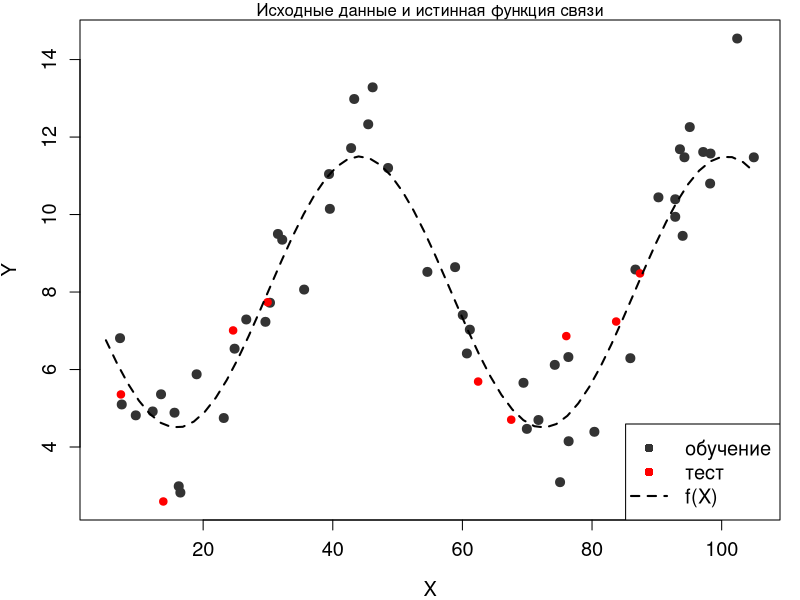
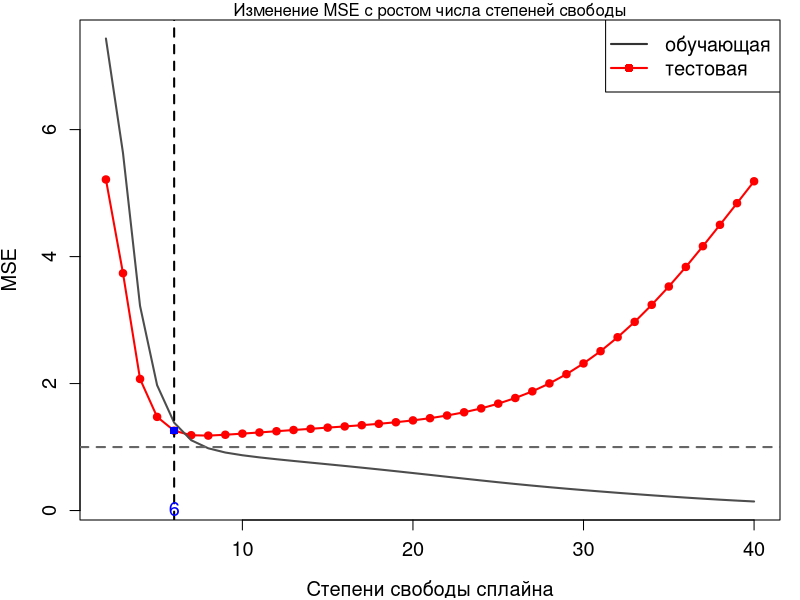
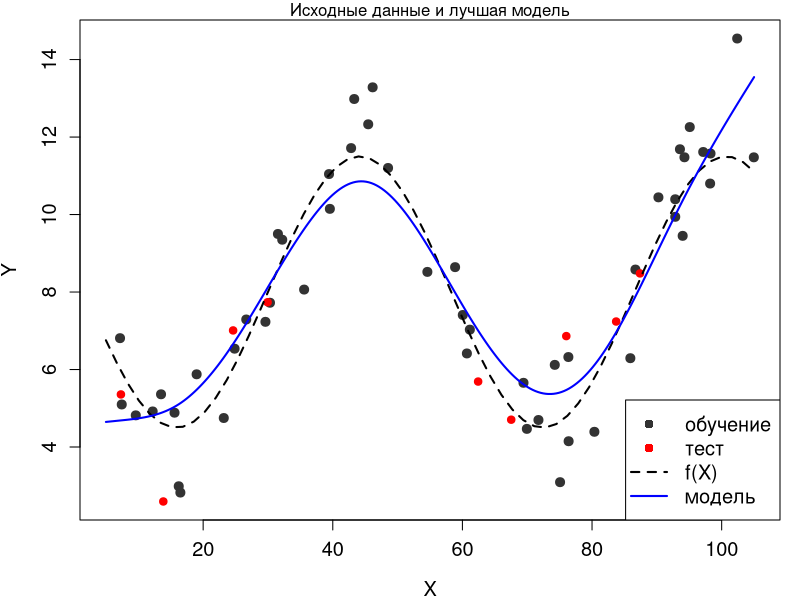
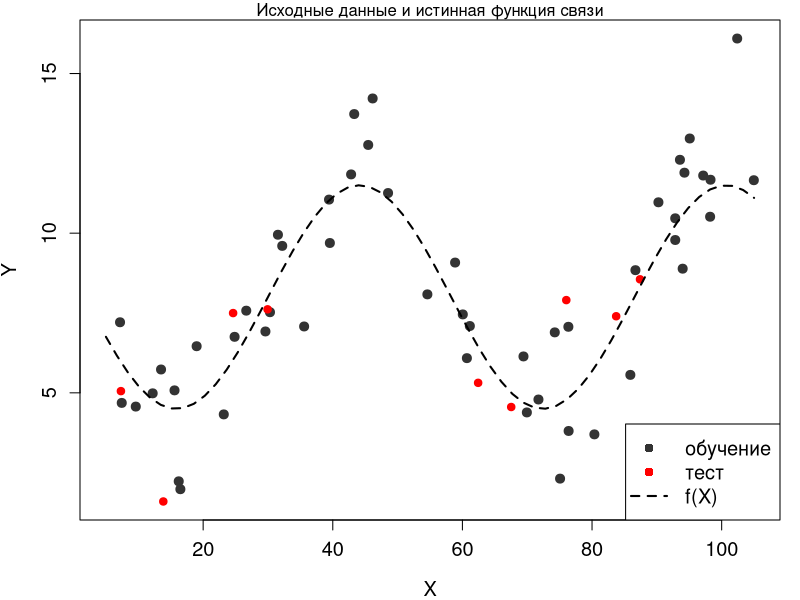
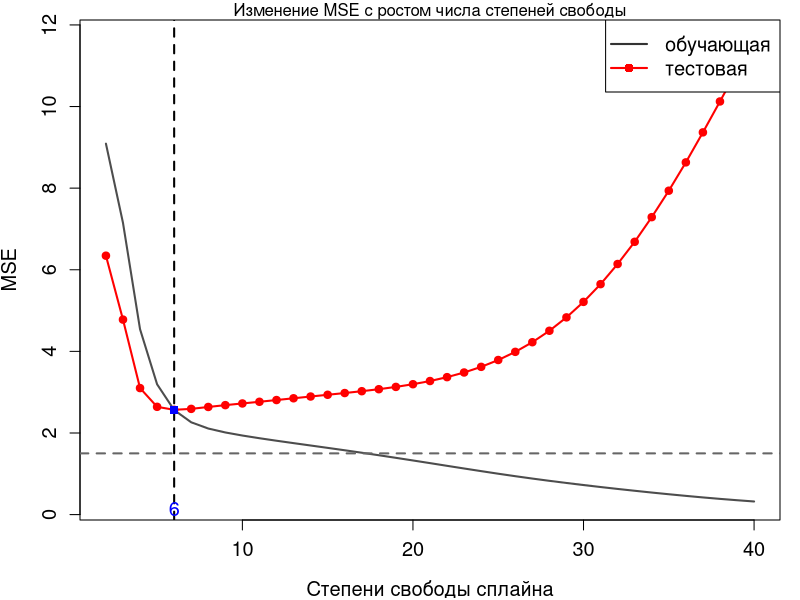
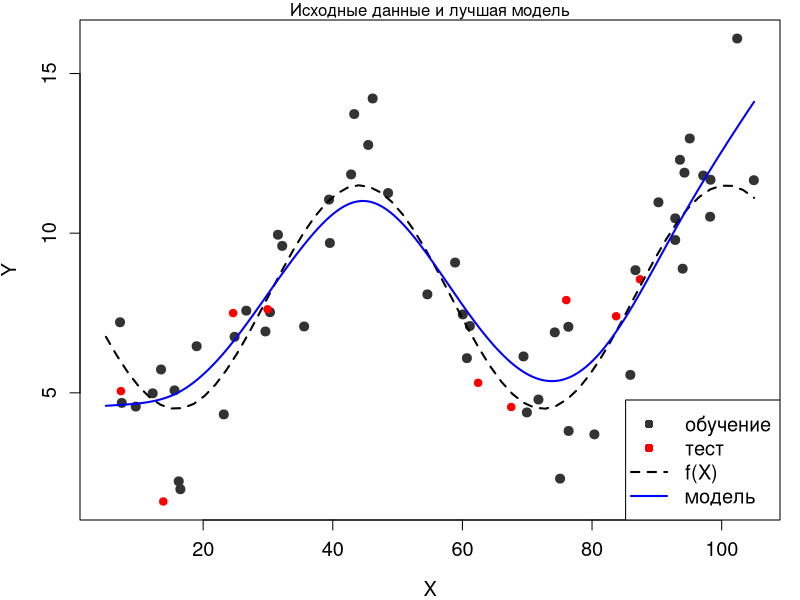

These charts were generated, in order, by the following R code:

#  Генерируем данные ###########################################################

my.seed <- 1486372882    # ядро
n.all <- 60              # наблюдений всего
train.percent <- 0.85    # доля обучающей выборки
res.sd <- 1              # стандартное отклонение случайного шума
x.min <- 5               # границы изменения X: нижняя
x.max <- 105             #  и верхняя

# фактические значения x
set.seed(my.seed)
x <- runif(x.min, x.max, n = n.all)

# случайный шум
set.seed(my.seed)
res <- rnorm(mean = 0, sd = res.sd, n = n.all)

# отбираем наблюдения в обучающую выборку
set.seed(my.seed)
inTrain <- sample(seq_along(x), size = train.percent*n.all)

# истинная функция взаимосвязи
y.func <- function(x) {8+3.5*sin((x-30)/9)}

# для графика истинной взаимосвязи
x.line <- seq(x.min, x.max, length = n.all)
y.line <- y.func(x.line)

# фактические значения y (с шумом)
y <- y.func(x) + res

# Создаём векторы с данными для построения графиков ############################

# наблюдения на обучающей выборке
x.train <- x[inTrain]
y.train <- y[inTrain]

# наблюдения на тестовой выборке
x.test <- x[-inTrain]
y.test <- y[-inTrain]

#  График 1: Исходные данные на график #########################################

# убираем широкие поля рисунка
par(mar = c(4, 4, 1, 1))

# наименьшие/наибольшие значения по осям
x.lim <- c(x.min, x.max)
y.lim <- c(min(y), max(y))

# наблюдения с шумом (обучающая выборка)
plot(x.train, y.train, 
     col = grey(0.2), bg = grey(0.2), pch = 21,
     xlab = 'X', ylab = 'Y', 
     xlim = x.lim, ylim = y.lim, 
     cex = 1.2, cex.lab = 1.2, cex.axis = 1.2)

# наблюдения тестовой выборки
points(x.test, y.test,
       col = 'red', bg = 'red', pch = 21)

# истинная функция
lines(x.line, y.line,
      lwd = 2, lty = 2)
# заголовок
mtext('Исходные данные и истинная функция связи', side = 3)

# легенда
legend('bottomright', legend = c('обучение', 'тест', 'f(X)'),
       pch = c(16, 16, NA), 
       col = c(grey(0.2), 'red', 'black'),  
       lty = c(0, 0, 2), lwd = c(1, 1, 2), cex = 1.2)

#  Строим модель №2 из лекции (df = 6) #########################################

# модель 2 (сплайн с df = 6)
mod <- smooth.spline(x = x.train, y = y.train, df = 6)

# модельные значения для расчёта ошибок
y.model.train <- predict(mod, data.frame(x = x.train))$y[, 1]
y.model.test <- predict(mod, data.frame(x = x.test))$y[, 1]

# считаем средний квадрат ошибки на обечающей и тестовой выборке
MSE <- c(sum((y.train - y.model.train)^2) / length(x.train),
         sum((y.test - y.model.test)^2) / length(x.test))
names(MSE) <- c('train', 'test')
round(MSE, 2)

#  Теперь строим модели с df от 2 до 40 ########################################

# максимальное число степеней свободы для модели сплайна
max.df <- 40

tbl <- data.frame(df = 2:max.df)   # таблица для записи ошибок
tbl$MSE.train <- 0                 # столбец: ошибки на обучающей выборке
tbl$MSE.test <- 0                  # столбец: ошибки на тестовой выборке

# цикл по степеням свободы
for (i in 2:max.df) {
  # строим модель
  mod <- smooth.spline(x = x.train, y = y.train, df = i)
  
  # модельные значения для расчёта ошибок
  y.model.train <- predict(mod, data.frame(x = x.train))$y[, 1]
  y.model.test <- predict(mod, data.frame(x = x.test))$y[, 1]
  
  # считаем средний квадрат ошибки на обечающей и тестовой выборке
  MSE <- c(sum((y.train - y.model.train)^2) / length(x.train),
           sum((y.test - y.model.test)^2) / length(x.test))
  
  # записываем ошибки в модель
  tbl[tbl$df == i, c('MSE.train', 'MSE.test')] <- MSE
}

# первые строки таблицы
head(tbl)

#  График 2: Зависимость MSE от гибкости модели ################################

plot(tbl$df, tbl$MSE.test,
     type = 'l', col = 'red', lwd = 2,
     xlab = 'Степени свободы сплайна', ylab = 'MSE',
     ylim = c(min(tbl$MSE.train, tbl$MSE.test), 
              max(tbl$MSE.train, tbl$MSE.test)),
     cex = 1.2, cex.lab = 1.2, cex.axis = 1.2)

points(tbl$df, tbl$MSE.test,
       pch = 21, col = 'red', bg = 'red')

lines(tbl$df, tbl$MSE.train, 
      col = grey(0.3), lwd = 2)
# неустранимая ошибка
abline(h = res.sd,
       lty = 2, col = grey(0.4), lwd = 2)

# степени свободы у наименьшей ошибки на тестовой выборке
min.MSE.test <- min(tbl$MSE.test)
df.min.MSE.test <- 
  tbl[tbl$MSE.test == min.MSE.test,
      'df']

# сообщение в консоль
message(paste0('Наименьшая MSE на тестовой выборке равна ', 
               round(min.MSE.test, 2),  
               ' и достигается при df = ', df.min.MSE.test, '.'))

# компромисс между точностью и простотой модели по графику
df.my.MSE.test <- 6
my.MSE.test <- 
  tbl[tbl$df == df.my.MSE.test,
      'MSE.test']

# легенда
legend('topright', legend = c('обучающая', 'тестовая'),
       pch = c(NA, 16), 
       col = c(grey(0.2), 'red'),  
       lty = c(1, 1), lwd = c(2, 2), cex = 1.2)

# сообщение в консоль
message(paste0('Компромисс между точностью и сложностью модели при df = ', 
               df.my.MSE.test, ', MSE = ', round(my.MSE.test, 2), '.'))

# ставим точку на графике
abline(v = 6,
       lty = 2, lwd = 2)
points(6, my.MSE.test,
       pch = 15, col = 'blue')
mtext(df.my.MSE.test, 
      side = 1, line = -1, at = df.my.MSE.test, col = 'blue', cex = 1.2)

mtext('Изменение MSE с ростом числа степеней свободы', side = 3)

#  График 3: Лучшая модель (компромисс между гибкостью и точностью) ############

mod.MSE.test <- 
  smooth.spline(x.train, y.train, 
                df = df.my.MSE.test)

# для гладких графиков модели
x.model.plot <- seq(x.min, x.max, length = 250)
y.model.plot <- predict(mod.MSE.test, data.frame(x = x.model.plot))$y[, 1]

# убираем широкие поля рисунка
par(mar = c(4, 4, 1, 1))

# наименьшие/наибольшие значения по осям
x.lim <- c(x.min, x.max)
y.lim <- c(min(y), max(y))

# наблюдения с шумом (обучающая выборка)
plot(x.train, y.train,
     col = grey(0.2), bg = grey(0.2), pch = 21,
     xlab = 'X', ylab = 'Y', 
     xlim = x.lim, ylim = y.lim, 
     cex = 1.2, cex.lab = 1.2, cex.axis = 1.2)

# наблюдения тестовой выборки
points(x.test, y.test,
       col = 'red', bg = 'red', pch = 21)

# истинная функция
lines(x.line, y.line,
      lwd = 2, lty = 2)

# модель
lines(x.model.plot, y.model.plot,
      lwd = 2, col = 'blue')

# заголовок
mtext('Исходные данные и лучшая модель', side = 3)

# легенда
legend('bottomright', legend = c('обучение', 'тест', 'f(X)', 'модель'),
       pch = c(16, 16, NA, NA), 
       col = c(grey(0.2), 'red', 'black', 'blue'),  
       lty = c(0, 0, 2, 1), lwd = c(1, 1, 2, 2), cex = 1.2)


















#  Генерируем данные ###########################################################

# ядро
my.seed <- 1486372882

# наблюдений всего
n.all <- 60
# доля обучающей выборки
train.percent <- 0.85
# стандартное отклонение случайного шума
res.sd <- 1.5
# границы изменения X
x.min <- 5
x.max <- 105

# фактические значения x
set.seed(my.seed)
x <- runif(x.min, x.max, n = n.all)

# случайный шум
set.seed(my.seed)
res <- rnorm(0, res.sd, n = n.all)


# отбираем наблюдения в обучающую выборку
set.seed(my.seed)
inTrain <- sample(seq_along(x), 
                  size = n.all*train.percent)

# истинная функция взаимосвязи 
y.func <- function(x) {8+3.5*sin((x-30)/9)}

# для графика истинной взаимосвязи
x.line <- seq(x.min, x.max, length = n.all)
y.line <- y.func(x.line)

# фактические значения y (с шумом)
y <- y.func(x) + res

# Создаём векторы с данными для построения графиков ############################

# наблюдения на обучающей выборке
x.train <- x[inTrain]
y.train <- y[inTrain]

# наблюдения на тестовой выборке
x.test <- x[-inTrain]
y.test <- y[-inTrain]

#  График 1: Исходные данные на график #########################################

# убираем широкие поля рисунка
par(mar = c(4, 4, 1, 1))

# наименьшие/наибольшие значения по осям
x.lim <- c(x.min, x.max)
y.lim <- c(min(y), max(y))

# наблюдения с шумом (обучающая выборка)
plot(x.train, y.train, 
     col = grey(0.2), bg = grey(0.2), pch = 21,
     xlab = 'X', ylab = 'Y', 
     xlim = x.lim, ylim = y.lim, 
     cex = 1.2, cex.lab = 1.2, cex.axis = 1.2)

# наблюдения тестовой выборки
points(x.test, y.test,
       col = 'red', bg = 'red', pch = 21)

# истинная функция
lines(x.line, y.line,
      lwd = 2, lty = 2)
# заголовок
mtext('Исходные данные и истинная функция связи', side = 3)

# легенда
legend('bottomright', legend = c('обучение', 'тест', 'f(X)'),
       pch = c(16, 16, NA), 
       col = c(grey(0.2), 'red', 'black'),  
       lty = c(0, 0, 2), lwd = c(1, 1, 2), cex = 1.2)

#  Строим модель ###############################################################

# модель 2 (сплайн с df = 6)
mod <- smooth.spline(x = x.train, y = y.train, df = 6)

# модельные значения для расчёта ошибок
y.model.train <- predict(mod, 
                         data.frame(x = x.train))$y[, 1]

y.model.test <- predict(mod, 
                        data.frame(x = x.test))$y[, 1]


# считаем средний квадрат ошибки на обучающей и тестовой выборке
MSE <- c(mean((y.train - y.model.train)^2),
         mean((y.test - y.model.test)^2))
names(MSE) <- c('train', 'test')

#  Цикл по степеням свободы ####################################################

# максимальное число степеней свободы для модели сплайна
max.df <- 40
# таблица для записи ошибок
tbl <- data.frame(df = 2:max.df)
# ошибки на обучающей выборке
tbl$MSE.train <- 0
# ошибки на тестовой выборке
tbl$MSE.test <- 0

for (i in 2:max.df) {
  # модель
  mod <- smooth.spline(x = x.train, 
                       y = y.train, 
                       df = i)
  
  # модельные значения для расчёта ошибок
  y.model.train <- 
    predict(mod, 
            data.frame(x = x.train))$y[, 1]
  y.model.test <- 
    predict(mod, 
            data.frame(x = x.test))$y[, 1]
  
  # считаем средний квадрат ошибки на обучающей и тестовой выборке
  MSE <- c(mean((y.train - y.model.train)^2),
           mean((y.test - y.model.test)^2))
  
  # записываем результат в таблицу
  tbl[tbl$df == i, c('MSE.train', 'MSE.test')] <- MSE
}

#  График 2: Зависимость MSE от гибкости модели ################################

plot(tbl$df, tbl$MSE.test,
     type = 'l', col = 'red', lwd = 2,
     xlab = 'Степени свободы сплайна', ylab = 'MSE',
     ylim = c(min(tbl$MSE.train, tbl$MSE.test), 
              max(tbl$MSE.train, tbl$MSE.test)),
     cex = 1.2, cex.lab = 1.2, cex.axis = 1.2)

points(tbl$df, tbl$MSE.test,
       pch = 21, col = 'red', bg = 'red')

lines(tbl$df, tbl$MSE.train, 
      col = grey(0.3), lwd = 2)
# неустранимая ошибка
abline(h = res.sd,
       lty = 2, col = grey(0.4), lwd = 2)

# степени свободы у наименьшей ошибки на тестовой выборке
min.MSE.test <- min(tbl$MSE.test)
df.min.MSE.test <- 
  tbl[tbl$MSE.test == min.MSE.test,
      'df']

# сообщение в консоль
message(paste0('Наименьшая MSE на тестовой выборке равна ', 
               round(min.MSE.test, 2),  
               ' и достигается при df = ', df.min.MSE.test, '.'))

# компромисс между точностью и простотой модели по графику
df.my.MSE.test <- 6
my.MSE.test <- 
  tbl[tbl$df == df.my.MSE.test,
      'MSE.test']

# легенда
legend('topright', legend = c('обучающая', 'тестовая'),
       pch = c(NA, 16), 
       col = c(grey(0.2), 'red'),  
       lty = c(1, 1), lwd = c(2, 2), cex = 1.2)

# сообщение в консоль
message(paste0('Компромисс между точностью и сложностью модели при df = ', 
               df.my.MSE.test, ', MSE = ', round(my.MSE.test, 2), '.'))

# ставим точку на графике
abline(v = 6,
       lty = 2, lwd = 2)
points(6, my.MSE.test,
       pch = 15, col = 'blue')
mtext(df.my.MSE.test, 
      side = 1, line = -1, at = df.my.MSE.test, col = 'blue', cex = 1.2)

mtext('Изменение MSE с ростом числа степеней свободы', side = 3)

#  График 3: Лучшая модель (компромисс между гибкостью и точностью) ############

mod.MSE.test <- 
  smooth.spline(x.train, y.train, 
                df = df.my.MSE.test)

# для гладких графиков модели
x.model.plot <- seq(x.min, x.max, length = 250)
y.model.plot <- predict(mod.MSE.test, data.frame(x = x.model.plot))$y[, 1]

# убираем широкие поля рисунка
par(mar = c(4, 4, 1, 1))

# наименьшие/наибольшие значения по осям
x.lim <- c(x.min, x.max)
y.lim <- c(min(y), max(y))

# наблюдения с шумом (обучающая выборка)
plot(x.train, y.train,
     col = grey(0.2), bg = grey(0.2), pch = 21,
     xlab = 'X', ylab = 'Y', 
     xlim = x.lim, ylim = y.lim, 
     cex = 1.2, cex.lab = 1.2, cex.axis = 1.2)

# наблюдения тестовой выборки
points(x.test, y.test,
       col = 'red', bg = 'red', pch = 21)

# истинная функция
lines(x.line, y.line,
      lwd = 2, lty = 2)

# модель
lines(x.model.plot, y.model.plot,
      lwd = 2, col = 'blue')

# заголовок
mtext('Исходные данные и лучшая модель', side = 3)

# легенда
legend('bottomright', legend = c('обучение', 'тест', 'f(X)', 'модель'),
       pch = c(16, 16, NA, NA), 
       col = c(grey(0.2), 'red', 'black', 'blue'),  
       lty = c(0, 0, 2, 1), lwd = c(1, 1, 2, 2), cex = 1.2)